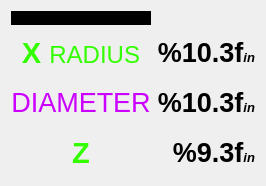
           <widget class="QWidget" name="user_page">
            <layout class="QGridLayout" name="gridLayout_5">
             <item row="0" column="0">
              <widget class="StatusLabel" name="label_dro_title_3">
               <property name="sizePolicy">
                <sizepolicy hsizetype="Preferred" vsizetype="Minimum">
                 <horstretch>0</horstretch>
                 <verstretch>0</verstretch>
                </sizepolicy>
               </property>
               <property name="maximumSize">
                <size>
                 <width>16777215</width>
                 <height>20</height>
                </size>
               </property>
               <property name="styleSheet">
                <string notr="true">color: rgb(51, 255, 0);
background-color: rgb(0, 0, 0);</string>
               </property>
               <property name="textTemplate" stdset="0">
                <string>&lt;html&gt;&lt;head/&gt;&lt;body&gt;&lt;p&gt;&lt;span style=&quot; font-weight:600;&quot;&gt;Position &lt;/span&gt;- G%s&lt;/p&gt;&lt;/body&gt;&lt;/html&gt;</string>
               </property>
               <property name="user_system_status" stdset="0">
                <bool>true</bool>
               </property>
              </widget>
             </item>
             <item row="1" column="0">
              <widget class="QLabel" name="label_x_2">
               <property name="minimumSize">
                <size>
                 <width>0</width>
                 <height>44</height>
                </size>
               </property>
               <property name="styleSheet">
                <string notr="true">color: rgb(51, 255, 0);</string>
               </property>
               <property name="text">
                <string>&lt;html&gt;&lt;head/&gt;&lt;body&gt;&lt;p&gt;&lt;span style=&quot; font-size:22pt; font-weight:600;&quot;&gt;X &lt;/span&gt;&lt;span style=&quot; font-size:18pt;&quot;&gt;RADIUS&lt;/span&gt;&lt;/p&gt;&lt;/body&gt;&lt;/html&gt;</string>
               </property>
               <property name="alignment">
                <set>Qt::AlignCenter</set>
               </property>
              </widget>
             </item>
             <item row="1" column="1">
              <widget class="DROLabel" name="dro_label_x_2">
               <property name="minimumSize">
                <size>
                 <width>0</width>
                 <height>40</height>
                </size>
               </property>
               <property name="styleSheet">
                <string notr="true">DROLabel {
    background-color: black;
/*    border: 2px solid black;*/
    font: 20pt &quot;Lato Heavy&quot;;
    color: #00FF00;
}

DROLabel[homed=false] {
    color: red;
}</string>
               </property>
               <property name="text">
                <string>&lt;html&gt;&lt;head/&gt;&lt;body&gt;&lt;p&gt;&lt;span style=&quot; font-size:20pt; font-weight:600;&quot;&gt;%10.3f&lt;/span&gt;&lt;span style=&quot; font-size:10pt; font-weight:600; font-style:italic;&quot;&gt;in&lt;/span&gt;&lt;/p&gt;&lt;/body&gt;&lt;/html&gt;</string>
               </property>
               <property name="alignment">
                <set>Qt::AlignRight|Qt::AlignTrailing|Qt::AlignVCenter</set>
               </property>
               <property name="always_display_radius" stdset="0">
                <bool>true</bool>
               </property>
               <property name="Qreference_type" stdset="0">
                <number>1</number>
               </property>
               <property name="metric_template" stdset="0">
                <string>&lt;html&gt;&lt;head/&gt;&lt;body&gt;&lt;p&gt;&lt;span style=&quot; font-size:20pt; font-weight:600;&quot;&gt;%10.3f&lt;/span&gt;&lt;span style=&quot; font-size:10pt; font-weight:600; font-style:italic;&quot;&gt; mm&lt;/span&gt;&lt;/p&gt;&lt;/body&gt;&lt;/html&gt;</string>
               </property>
               <property name="imperial_template" stdset="0">
                <string>&lt;html&gt;&lt;head/&gt;&lt;body&gt;&lt;p&gt;&lt;span style=&quot; font-size:20pt; font-weight:600;&quot;&gt;%9.4f&lt;/span&gt;&lt;span style=&quot; font-size:10pt; font-weight:600; font-style:italic;&quot;&gt; in&lt;/span&gt;&lt;/p&gt;&lt;/body&gt;&lt;/html&gt;</string>
               </property>
               <property name="homed" stdset="0">
                <bool>true</bool>
               </property>
              </widget>
             </item>
             <item row="2" column="0">
              <widget class="QLabel" name="label_x_diametr_2">
               <property name="minimumSize">
                <size>
                 <width>0</width>
                 <height>44</height>
                </size>
               </property>
               <property name="styleSheet">
                <string notr="true">color: rgb(204, 0, 255);</string>
               </property>
               <property name="text">
                <string>&lt;html&gt;&lt;head/&gt;&lt;body&gt;&lt;p&gt;&lt;span style=&quot; font-size:20pt;&quot;&gt;DIAMETER&lt;/span&gt;&lt;/p&gt;&lt;/body&gt;&lt;/html&gt;</string>
               </property>
               <property name="alignment">
                <set>Qt::AlignCenter</set>
               </property>
               <property name="textInteractionFlags">
                <set>Qt::LinksAccessibleByMouse|Qt::TextEditable</set>
               </property>
              </widget>
             </item>
             <item row="2" column="1">
              <widget class="DROLabel" name="dro_label_2">
               <property name="minimumSize">
                <size>
                 <width>0</width>
                 <height>40</height>
                </size>
               </property>
               <property name="styleSheet">
                <string notr="true">DROLabel {	
    background-color: black;
/*    border: 2px solid black;*/
    font: 20pt &quot;Lato Heavy&quot;;
    color: #00FF00;
}

DROLabel[homed=false] {
   color: rgb(204, 0, 255);
}</string>
               </property>
               <property name="text">
                <string>&lt;html&gt;&lt;head/&gt;&lt;body&gt;&lt;p&gt;&lt;span style=&quot; font-size:20pt; font-weight:600;&quot;&gt;%10.3f&lt;/span&gt;&lt;span style=&quot; font-size:10pt; font-weight:600; font-style:italic;&quot;&gt;in&lt;/span&gt;&lt;/p&gt;&lt;/body&gt;&lt;/html&gt;</string>
               </property>
               <property name="alignment">
                <set>Qt::AlignRight|Qt::AlignTrailing|Qt::AlignVCenter</set>
               </property>
               <property name="always_display_diameter" stdset="0">
                <bool>true</bool>
               </property>
               <property name="Qreference_type" stdset="0">
                <number>1</number>
               </property>
               <property name="metric_template" stdset="0">
                <string>&lt;html&gt;&lt;head/&gt;&lt;body&gt;&lt;p&gt;&lt;span style=&quot; font-size:20pt; font-weight:600;&quot;&gt;%10.3f&lt;/span&gt;&lt;span style=&quot; font-size:10pt; font-weight:600; font-style:italic;&quot;&gt; mm&lt;/span&gt;&lt;/p&gt;&lt;/body&gt;&lt;/html&gt;</string>
               </property>
               <property name="imperial_template" stdset="0">
                <string>&lt;html&gt;&lt;head/&gt;&lt;body&gt;&lt;p&gt;&lt;span style=&quot; font-size:20pt; font-weight:600;&quot;&gt;%9.4f&lt;/span&gt;&lt;span style=&quot; font-size:10pt; font-weight:600; font-style:italic;&quot;&gt; in&lt;/span&gt;&lt;/p&gt;&lt;/body&gt;&lt;/html&gt;</string>
               </property>
               <property name="homed" stdset="0">
                <bool>false</bool>
               </property>
              </widget>
             </item>
             <item row="3" column="0">
              <widget class="QLabel" name="label_z_2">
               <property name="minimumSize">
                <size>
                 <width>0</width>
                 <height>44</height>
                </size>
               </property>
               <property name="styleSheet">
                <string notr="true">color: rgb(51, 255, 0);</string>
               </property>
               <property name="text">
                <string>&lt;html&gt;&lt;head/&gt;&lt;body&gt;&lt;p&gt;&lt;span style=&quot; font-size:22pt; font-weight:600;&quot;&gt;Z&lt;/span&gt;&lt;/p&gt;&lt;/body&gt;&lt;/html&gt;</string>
               </property>
               <property name="alignment">
                <set>Qt::AlignCenter</set>
               </property>
              </widget>
             </item>
             <item row="3" column="1">
              <widget class="DROLabel" name="dro_label_z_2">
               <property name="minimumSize">
                <size>
                 <width>0</width>
                 <height>40</height>
                </size>
               </property>
               <property name="styleSheet">
                <string notr="true">DROLabel {
    background-color: black;
/*    border: 2px solid black;*/
    font: 20pt &quot;Lato Heavy&quot;;
    color: #00FF00;
}

DROLabel[homed=false] {
    color: red;
}</string>
               </property>
               <property name="text">
                <string>&lt;html&gt;&lt;head/&gt;&lt;body&gt;&lt;p&gt;&lt;span style=&quot; font-size:20pt; font-weight:600;&quot;&gt;%9.3f&lt;/span&gt;&lt;span style=&quot; font-size:10pt; font-weight:600; font-style:italic;&quot;&gt;in&lt;/span&gt;&lt;/p&gt;&lt;/body&gt;&lt;/html&gt;</string>
               </property>
               <property name="alignment">
                <set>Qt::AlignRight|Qt::AlignTrailing|Qt::AlignVCenter</set>
               </property>
               <property name="Qjoint_number" stdset="0">
                <number>2</number>
               </property>
               <property name="Qreference_type" stdset="0">
                <number>1</number>
               </property>
               <property name="metric_template" stdset="0">
                <string>&lt;html&gt;&lt;head/&gt;&lt;body&gt;&lt;p&gt;&lt;span style=&quot; font-size:20pt; font-weight:600;&quot;&gt;%10.3f&lt;/span&gt;&lt;span style=&quot; font-size:10pt; font-weight:600; font-style:italic;&quot;&gt; mm&lt;/span&gt;&lt;/p&gt;&lt;/body&gt;&lt;/html&gt;</string>
               </property>
               <property name="imperial_template" stdset="0">
                <string>&lt;html&gt;&lt;head/&gt;&lt;body&gt;&lt;p&gt;&lt;span style=&quot; font-size:20pt; font-weight:600;&quot;&gt;%9.4f&lt;/span&gt;&lt;span style=&quot; font-size:10pt; font-weight:600; font-style:italic;&quot;&gt; in&lt;/span&gt;&lt;/p&gt;&lt;/body&gt;&lt;/html&gt;</string>
               </property>
               <property name="homed" stdset="0">
                <bool>true</bool>
               </property>
              </widget>
             </item>
            </layout>
           </widget>
